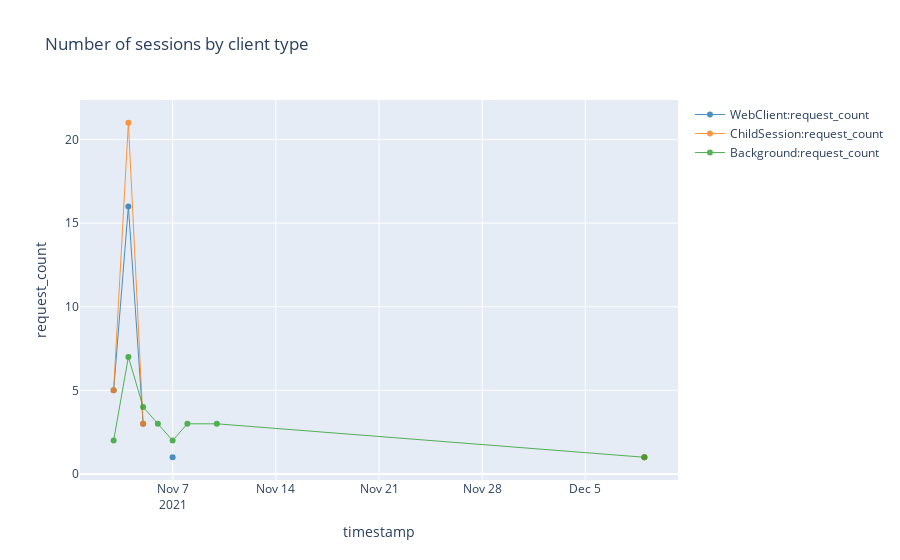

Notebook source saved alongside this figure:
### Markdown cell above
## Sessions

Performance tuning guide: https://docs.microsoft.com/en-us/dynamics365/business-central/dev-itpro/performance/performance-online#telemetry

Session telemetry docs: https://docs.microsoft.com/en-us/dynamics365/business-central/dev-itpro/administration/telemetry-authorization-trace#authorization-succeeded-open-company

KQL samples: https://github.com/microsoft/BCTech/blob/master/samples/AppInsights/KQL/RawData/Authorization.kql

### Code cell
%%kql
let _aadTenantId = aadTenantId;
let _environmentName = environmentName;
let _startDate = startDate;
let _endDate = endDate;
traces
| where 1==1 
    and timestamp >= todatetime(_startDate)
    and timestamp <= todatetime(_endDate) + totimespan(24h) - totimespan(1ms)   
    and (_aadTenantId == '' or customDimensions.aadTenantId == _aadTenantId)
    and (_environmentName == '' or customDimensions.environmentName == _environmentName )
    and customDimensions.eventId == 'RT0004'
| extend clientType = tostring( customDimensions.clientType )
| summarize request_count=count() by clientType, bin(timestamp, 1d)
| render timechart title= 'Number of sessions by client type'

### Figure 1 — Plotly figure (JSON) as saved in the notebook; plotly's stock layout.template omitted (floating-point values rounded to 4 significant figures)
{"data": [{"line": {"color": "rgb(31, 118, 179)", "width": 1}, "name": "WebClient:request_count", "opacity": 0.8, "type": "scatter", "x": ["2021-11-03T00:00:00+00:00", "2021-11-04T00:00:00+00:00", "2021-11-05T00:00:00+00:00", "2021-11-06T00:00:00+00:00", "2021-11-07T00:00:00+00:00", "2021-11-08T00:00:00+00:00", "2021-11-10T00:00:00+00:00", "2021-12-09T00:00:00+00:00"], "y": [5, 16, 3, null, 1, null, null, 1]}, {"line": {"color": "rgb(254, 127, 14)", "width": 1}, "name": "ChildSession:request_count", "opacity": 0.8, "type": "scatter", "x": ["2021-11-03T00:00:00+00:00", "2021-11-04T00:00:00+00:00", "2021-11-05T00:00:00+00:00", "2021-11-06T00:00:00+00:00", "2021-11-07T00:00:00+00:00", "2021-11-08T00:00:00+00:00", "2021-11-10T00:00:00+00:00", "2021-12-09T00:00:00+00:00"], "y": [5, 21, 3, null, null, null, null, 1]}, {"line": {"color": "rgb(44, 160, 44)", "width": 1}, "name": "Background:request_count", "opacity": 0.8, "type": "scatter", "x": ["2021-11-03T00:00:00+00:00", "2021-11-04T00:00:00+00:00", "2021-11-05T00:00:00+00:00", "2021-11-06T00:00:00+00:00", "2021-11-07T00:00:00+00:00", "2021-11-08T00:00:00+00:00", "2021-11-10T00:00:00+00:00", "2021-12-09T00:00:00+00:00"], "y": [2, 7, 4, 3, 2, 3, 3, 1]}], "layout": {"showlegend": true, "title": {"text": "Number of sessions by client type"}, "xaxis": {"autorange": true, "title": {"text": "timestamp"}, "type": "date"}, "yaxis": {"ticksuffix": "", "title": {"text": "request_count"}, "type": "linear"}}}
